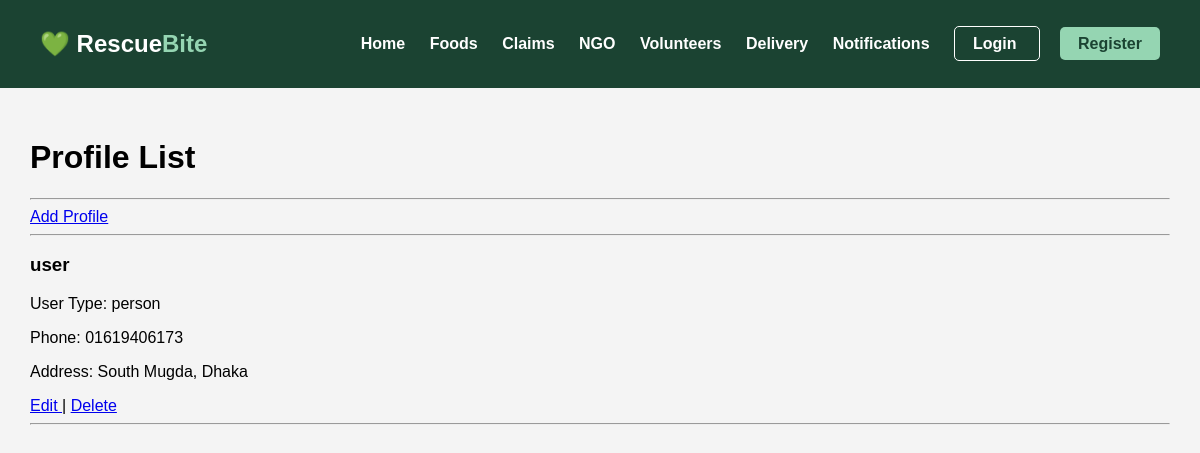
Before: /profiles/ with the older database file.
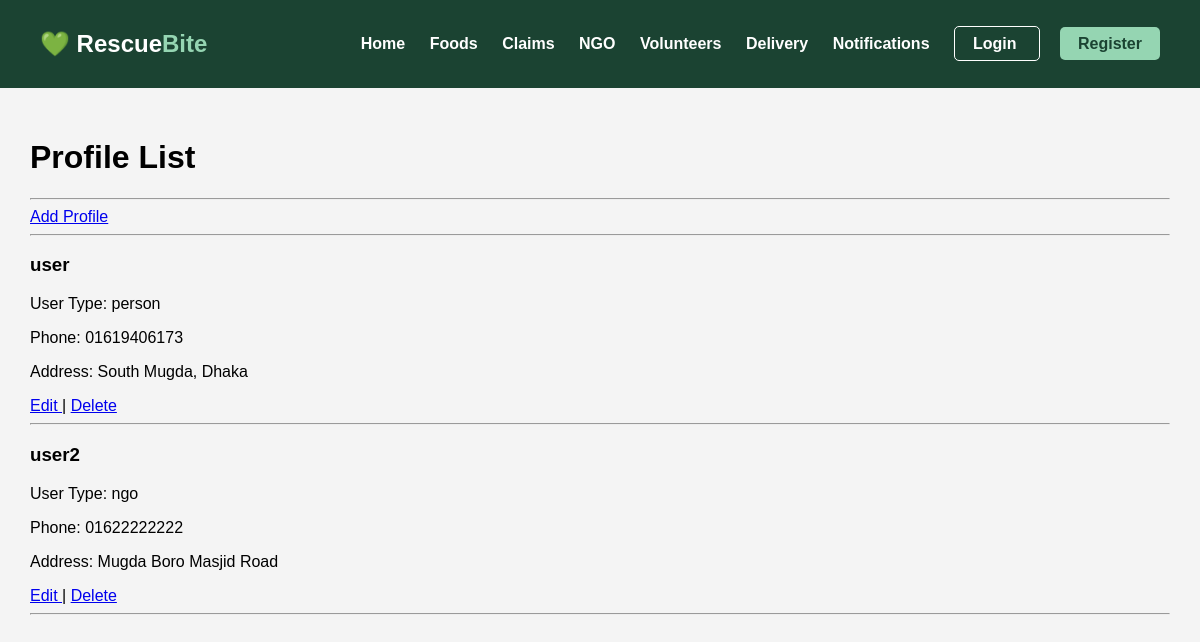
After: the same page with the newer database file.
### accounts/models.py (models this page shows, shortened)
class Profile(models.Model):
    USER_TYPES = (
        ('person', 'Person'),
        ('ngo', 'NGO'),
        ('restaurant', 'Restaurant'),
    )
    user = models.OneToOneField(User, on_delete=models.CASCADE)
    user_type = models.CharField(
        max_length=20,
        choices=USER_TYPES,
        default='person'
    )
    phone = models.CharField(max_length=20)
    address = models.TextField()

### accounts/views.py (the view)
# urls.py: path('profiles/',views.profile_list,name='profile_list'),
def profile_list(request):
    profiles = Profile.objects.all()
    return render(request,
                  'accounts/profile_list.html',
                  {'profiles': profiles})

### accounts/templates/accounts/profile_list.html (shortened to what this page needs)
<!DOCTYPE html>
<html lang="en">
<head>
</head>
<body>
{% extends 'base.html' %}
{% block content %}
<h1>Profile List</h1>
<hr>
<a href="/create-profile/">
    Add Profile
</a>
<hr>
{% for profile in profiles %}
    <h3>
        {{ profile.user.username }}
    </h3>
    <p>
        User Type:
        {{ profile.user_type }}
    </p>
    <p>
        Phone:
        {{ profile.phone }}
    </p>
    <p>
        Address:
        {{ profile.address }}
    </p>
    <a href="/update-profile/{{ profile.id }}/">
        Edit
    </a>
    |
    <a href="/delete-profile/{{ profile.id }}/">
        Delete
    </a>
    <hr>
{% endfor %}
{% endblock %}

Changed rows visible on the page:
added Profile: user.username "user2", user_type "ngo", phone "01622222222", address "Mugda Boro Masjid Road"
